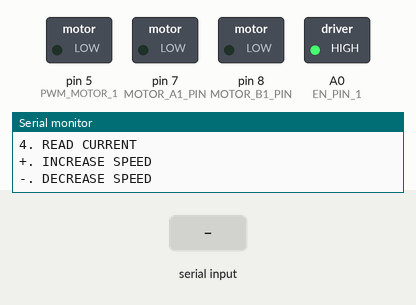
This sketch was run on a simulated Arduino Uno, built with avr-gcc and run on an emulated ATmega328P. On the bench: switched loads named in the sketch (green lamp = pin HIGH), the last lines printed to the serial monitor. The inputs (shaded band) are chosen by the test bench.

Above: at 1.2 s.
1.3 s: "2" received over Serial
At 2.3 s:
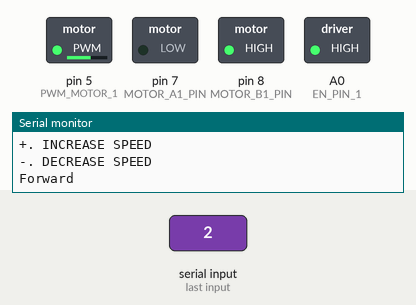
2.8 s: "3" received over Serial
At 3.5 s:
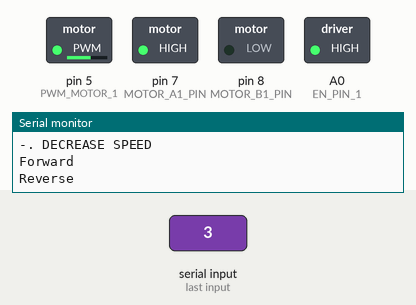
4.3 s: "1" received over Serial
At 4.6 s:
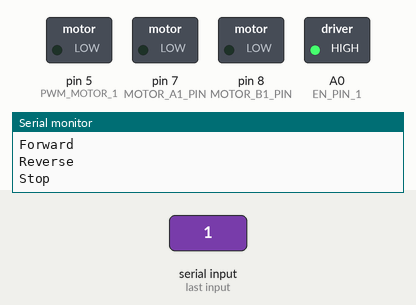
5.8 s: "+" received over Serial
At 6.9 s:
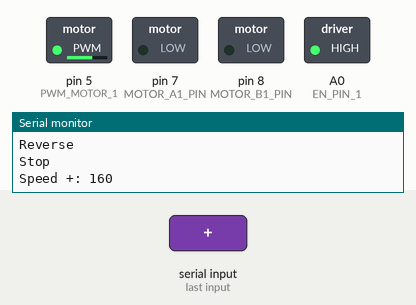
Timing chart, 0 to 8.3 s (numbered marks = the images above; inputs shaded):
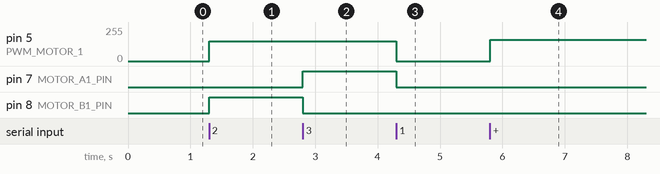

The sketch:

__ng_c_.ino
```cpp
/*
 *  Kết nối:
 *          Driver              Arduino
 *           5V                   5V
 *           GND                  GND
 *           EN                   A0
 *           INA                  7
 *           INB                  8
 *           PWM                  5
 *
 *  Cấp nguồn 5.5 - 16V cho Shield.
 *  Mở Serial Monitor:
 *  Gửi '1' dừng động cơ.
 *  Gửi '2' quay 2 động cơ.
 *  Gửi '3' đảo chiều động cơ.
 *  Gửi '+' tăng tốc độ động cơ.
 *  Gửi '-' giảm tốc độ động cơ.
 */
#define BRAKE 0
#define CW    1
#define CCW   2
#define CS_THRESHOLD 15

#define MOTOR_A1_PIN 7
#define MOTOR_B1_PIN 8
#define PWM_MOTOR_1 5
#define EN_PIN_1 A0
#define MOTOR_1 0


short usSpeed = 150;
unsigned short usMotor_Status = BRAKE;

void setup()
{
  pinMode(MOTOR_A1_PIN, OUTPUT);
  pinMode(MOTOR_B1_PIN, OUTPUT);
  pinMode(PWM_MOTOR_1, OUTPUT);
  pinMode(EN_PIN_1, OUTPUT);
  digitalWrite(EN_PIN_1, HIGH);

  Serial.begin(9600);
  Serial.println();
  Serial.println("Enter number for control option:");
  Serial.println("1. STOP");
  Serial.println("2. FORWARD");
  Serial.println("3. REVERSE");
  Serial.println("4. READ CURRENT");
  Serial.println("+. INCREASE SPEED");
  Serial.println("-. DECREASE SPEED");
  Serial.println();

}

void loop()
{
  char user_input;
  while(Serial.available())
  {
    user_input = Serial.read();
    digitalWrite(EN_PIN_1, HIGH);

    if (user_input =='1')
    {
       Stop();
    }
    else if(user_input =='2')
    {
      Forward();
    }
    else if(user_input =='3')
    {
      Reverse();
    }
    else if(user_input =='+')
    {
      IncreaseSpeed();
    }
    else if(user_input =='-')
    {
      DecreaseSpeed();
    }
    else
    {
      Serial.println("Invalid option entered.");
    }

  }
}

void Stop()
{
  Serial.println("Stop");
  usMotor_Status = BRAKE;
  motorGo(MOTOR_1, usMotor_Status, 0);
}

void Forward()
{
  Serial.println("Forward");
  usMotor_Status = CW;
  motorGo(MOTOR_1, usMotor_Status, usSpeed);
}

void Reverse()
{
  Serial.println("Reverse");
  usMotor_Status = CCW;
  motorGo(MOTOR_1, usMotor_Status, usSpeed);
}

void IncreaseSpeed()
{
  usSpeed = usSpeed + 10;
  if(usSpeed > 255)
  {
    usSpeed = 255;
  }

  Serial.print("Speed +: ");
  Serial.println(usSpeed);

  motorGo(MOTOR_1, usMotor_Status, usSpeed);
}

void DecreaseSpeed()
{
  usSpeed = usSpeed - 10;
  if(usSpeed < 0)
  {
    usSpeed = 0;
  }

  Serial.print("Speed -: ");
  Serial.println(usSpeed);

  motorGo(MOTOR_1, usMotor_Status, usSpeed);
}

void motorGo(uint8_t motor, uint8_t direct, uint8_t pwm)
{
  if(motor == MOTOR_1)
  {
    if(direct == CW)
    {
      digitalWrite(MOTOR_A1_PIN, LOW);
      digitalWrite(MOTOR_B1_PIN, HIGH);
    }
    else if(direct == CCW)
    {
      digitalWrite(MOTOR_A1_PIN, HIGH);
      digitalWrite(MOTOR_B1_PIN, LOW);
    }
    else
    {
      digitalWrite(MOTOR_A1_PIN, LOW);
      digitalWrite(MOTOR_B1_PIN, LOW);
    }

    analogWrite(PWM_MOTOR_1, pwm);

  }
}
```

Measured:
- after the input at 1.3 s, pin 5 (PWM_MOTOR_1): 0/255 → 150/255 at once; pin 8 (MOTOR_B1_PIN): LOW → HIGH at once
- after the input at 2.8 s, pin 7 (MOTOR_A1_PIN): LOW → HIGH at once; pin 8 (MOTOR_B1_PIN): HIGH → LOW at once
- after the input at 4.3 s, pin 5 (PWM_MOTOR_1): 150/255 → 0/255 at once; pin 7 (MOTOR_A1_PIN): HIGH → LOW at once
- after the input at 5.8 s, pin 5 (PWM_MOTOR_1): 0/255 → 160/255 at once
